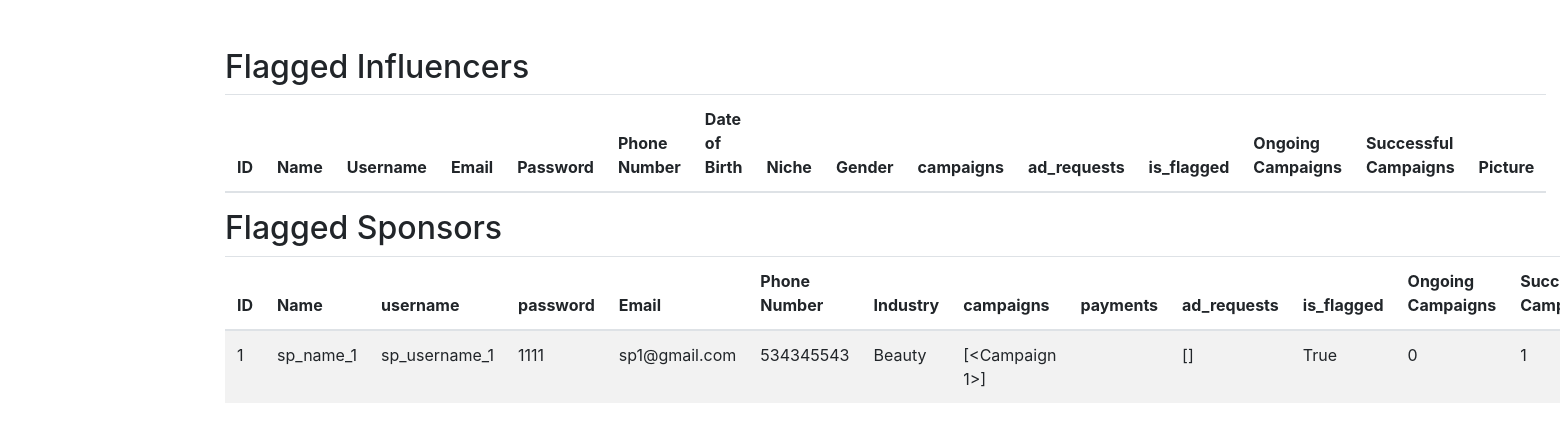
The app's page /flaggd_users with its own data.
### app/models.py (models this page shows)
class Sponsor(db.Model):
    id = db.Column(db.Integer, primary_key=True)
    name = db.Column(db.String(30), nullable=False)
    username = db.Column(db.String(20), unique=True, nullable=False)
    email = db.Column(db.String(40), unique=True, nullable=False)
    password = db.Column(db.String(30), nullable=False)
    industry = db.Column(db.String(30), nullable=False)
    ongoing_campaigns = db.Column(db.Integer, default=0)
    successful_campaigns = db.Column(db.Integer, default=0)
    phone_number = db.Column(db.Integer, unique=True, nullable=False)
    picture = db.Column(db.String(200), nullable=True)
    is_flagged = db.Column(db.Boolean, default=False)
    campaigns = db.relationship('Campaign', backref='sponsor', lazy=True)
    ad_requests = db.relationship('AdRequest', backref='sponsor', lazy=True)

### app/controllers/user/user.py (the view)
@user_bp.route('/flaggd_users', methods=['GET', 'POST'])
def flaggd_users():
    flagged_sponsors = Sponsor.query.filter(Sponsor.is_flagged == True).all()
    flagged_influencers = Influencer.query.filter(Influencer.is_flagged == True).all()
    return render_template('flaggd_users.html',flagged_sponsors = flagged_sponsors,flagged_influencers = flagged_influencers)

### app/controllers/user/templates/flaggd_users.html (shortened to what this page needs)
{% extends "login_layout.html" %}
{% block content %}
<div class="container mt-5">
    <h2 class="form-title">Flagged Influencers</h2>
    <table class="table table-striped">
        <thead>
            <tr>
                <th>ID</th>
                <th>Name</th>
                <th>Username</th>
                <th>Email</th>
                <th>Password</th>
                <th>Phone Number</th>
                <th>Date of Birth</th>
                <th>Niche</th>
                <th>Gender</th>
                <th>campaigns</th>
                <th>ad_requests</th>
                <th>is_flagged</th>
                <th>Ongoing Campaigns</th>
                <th>Successful Campaigns</th>
                <th>Picture</th>
            </tr>
        </thead>
    </table>
    <h2 class="form-title">Flagged Sponsors</h2>
    <table class="table table-striped">
        <thead>
            <tr>
                <th>ID</th>
                <th>Name</th>
                <th>username</th>
                <th>password</th>
                <th>Email</th>
                <th>Phone Number</th>
                <th>Industry</th>
                <th>campaigns</th>
                <th>payments</th>
                <th>ad_requests</th>
                <th>is_flagged</th>
                <th>Ongoing Campaigns</th>
                <th>Successful Campaigns</th>
            </tr>
        </thead>
        <tbody>
            {% for sponsor in flagged_sponsors %}
            <tr>
                <td>{{ sponsor.id }}</td>
                <td>{{ sponsor.name }}</td>
                <td>{{ sponsor.username }}</td>
                <td>{{ sponsor.password }}</td>
                <td>{{ sponsor.email }}</td>
                <td>{{ sponsor.phone_number }}</td>
                <td>{{ sponsor.industry }}</td>
                <td>{{ sponsor.campaigns }}</td>
                <td>{{ sponsor.payments }}</td>
                <td>{{ sponsor.ad_requests }}</td>
                <td>{{ sponsor.is_flagged }}</td>
                <td>{{ sponsor.ongoing_campaigns }}</td>
                <td>{{ sponsor.successful_campaigns }}</td>
            </tr>
            {% endfor %}
        </tbody>
    </table>
</div>
{% endblock %}

### records on screen
Sponsor: id "1", name "sp_name_1", username "sp_username_1", password "1111", email "sp1@gmail.com", phone_number "534345543", industry "Beauty", campaigns "[<Campaign 1>]", ad_requests "[]", is_flagged "True", ongoing_campaigns "0", successful_campaigns "1"
